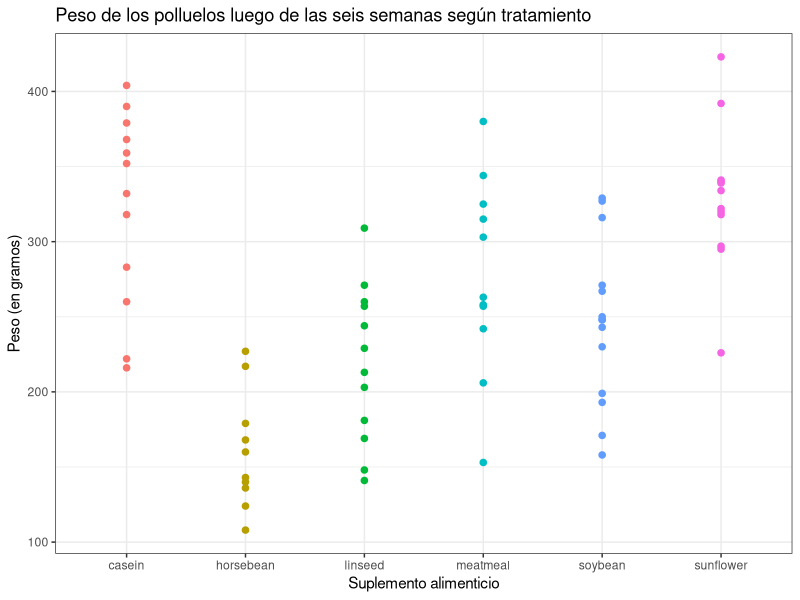

Source code (R):
## ---- chunk 1
library(ggplot2)
ggplot(data = chickwts) + theme_bw() + aes(x = feed, y = weight, color = feed) +
  geom_point(size = 1.9) + 
  theme(legend.position = "none") + 
  labs(x="Suplemento alimenticio", y="Peso (en gramos)",
       title = "Peso de los polluelos luego de las seis semanas según tratamiento")
  
## ---- chunk 2
#| echo: false
#| warning: false
#| message: false
library(dplyr)
chickwts_table <- chickwts %>% group_by(feed) %>% summarise(mean = mean(weight)) 
knitr::kable(chickwts_table) 
